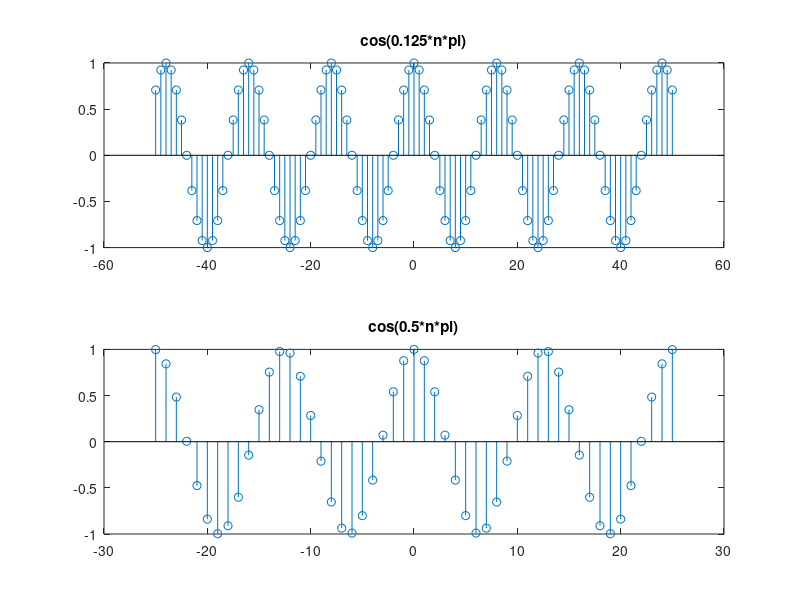

MATLAB code for this plot:
% cos(0.125*n*pi)
n=-50:50
y=cos(0.125.*n.*pi);
t=2/(0.125)
subplot(2,1,1)
stem(n,y);
title('cos(0.125*n*pi)');

% cos(0.5*n*pi)
n=-25:25
y1=cos(0.5.*n);
t1=(2*pi)./(0.5)
subplot(2,1,2)
stem(n,y1);
title('cos(0.5*n*pi)');
